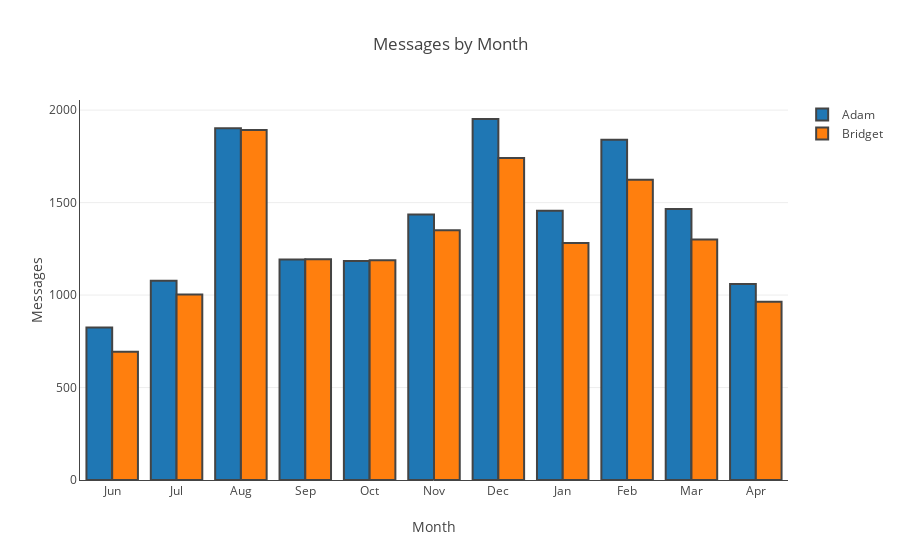

The notebook cell this image was saved under:
### Code cell
months_map = {1:'Jan', 2:'Feb', 3:'Mar', 4:'Apr', 5:'May', 6:'Jun',
              7:'Jul', 8:'Aug', 9:'Sep', 10:'Oct', 11:'Nov', 12:'Dec'}
def get_month(month):
    '''helper function for getting a three letter month for pandas month value'''
    return months_map[month]

# create dataframes for each of us 
adam_df = chat_df[chat_df.is_sent == 1]
bridget_df = chat_df[chat_df.is_received == 1]

# group messages by year and month and counts
adam_df = adam_df['message_date'].groupby([adam_df.message_date.dt.year, adam_df.message_date.dt.month]).agg('count')
bridget_df = bridget_df['message_date'].groupby([bridget_df.message_date.dt.year, bridget_df.message_date.dt.month]).agg('count')

# rename grouped columns and make series in to a dataframe
adam_df = pd.DataFrame({'month':adam_df.index, 'count_a':adam_df.values}) 
bridget_df = pd.DataFrame({'month':bridget_df.index, 'count_b':bridget_df.values}) 

# get three letter month
adam_df['month'] = [get_month(x[1]) for x in adam_df.month.values] 
bridget_df['month'] = [get_month(x[1]) for x in bridget_df.month.values]

# merge with adam dataframe to create a single dataframe
month_count_df = pd.merge(adam_df, bridget_df, how = 'inner', on = 'month')
    
def plot_group_bar(labels, value_a, value_b, title, xaxis, yaxis):
    trace_1 = go.Bar(
        x = labels,
        y = value_a,
        name='Adam',
        marker = dict(
            line = dict(
                color = '#00000)',
                width = 2,
            )
        ),
    )
    
    trace_2 = go.Bar(
        x = labels,
        y = value_b,
        name='Bridget',
        marker = dict(
            line = dict(
                color = '#00000)',
                width = 2,
            )
        ),
    )
    data = [trace_1, trace_2]
    layout = go.Layout(
        title = title,
        barmode = 'group',
        xaxis = dict(
            title=xaxis,
            autorange = True,
            showgrid = False,
            zeroline = False,
            showline = True,
            autotick = False,
            ticks = labels,
            showticklabels = True
        ),
        yaxis = dict(
            title=yaxis,
            autorange = True,
            showgrid = True,
            zeroline = False,
            showline = True,
            autotick = True,
            ticks = '',
            showticklabels = True
        )
    )
    fig = go.Figure(data = data, layout = layout)
    iplot(fig, config = {'displayModeBar': False, 'showLink': False})
    
labels = month_count_df['month'].values.tolist()
a_count = month_count_df['count_a'].values.tolist()
b_count = month_count_df['count_b'].values.tolist()
title = 'Messages by Month'
plot_group_bar(labels, a_count, b_count, title, 'Month', "Messages")

### Figure 1 — Plotly figure (JSON) as saved in the notebook; plotly's stock layout.template omitted (floating-point values rounded to 4 significant figures)
{"data": [{"marker": {"line": {"color": "#00000)", "width": 2}}, "name": "Adam", "type": "bar", "x": ["Jun", "Jul", "Aug", "Sep", "Oct", "Nov", "Dec", "Jan", "Feb", "Mar", "Apr"], "y": [825, 1077, 1902, 1192, 1184, 1436, 1952, 1456, 1840, 1466, 1060]}, {"marker": {"line": {"color": "#00000)", "width": 2}}, "name": "Bridget", "type": "bar", "x": ["Jun", "Jul", "Aug", "Sep", "Oct", "Nov", "Dec", "Jan", "Feb", "Mar", "Apr"], "y": [693, 1003, 1892, 1193, 1188, 1350, 1741, 1282, 1623, 1301, 964]}], "layout": {"barmode": "group", "title": "Messages by Month", "xaxis": {"autorange": true, "autotick": false, "showgrid": false, "showline": true, "showticklabels": true, "ticks": ["Jun", "Jul", "Aug", "Sep", "Oct", "Nov", "Dec", "Jan", "Feb", "Mar", "Apr"], "title": "Month", "zeroline": false}, "yaxis": {"autorange": true, "autotick": true, "showgrid": true, "showline": true, "showticklabels": true, "ticks": "", "title": "Messages", "zeroline": false}}}
